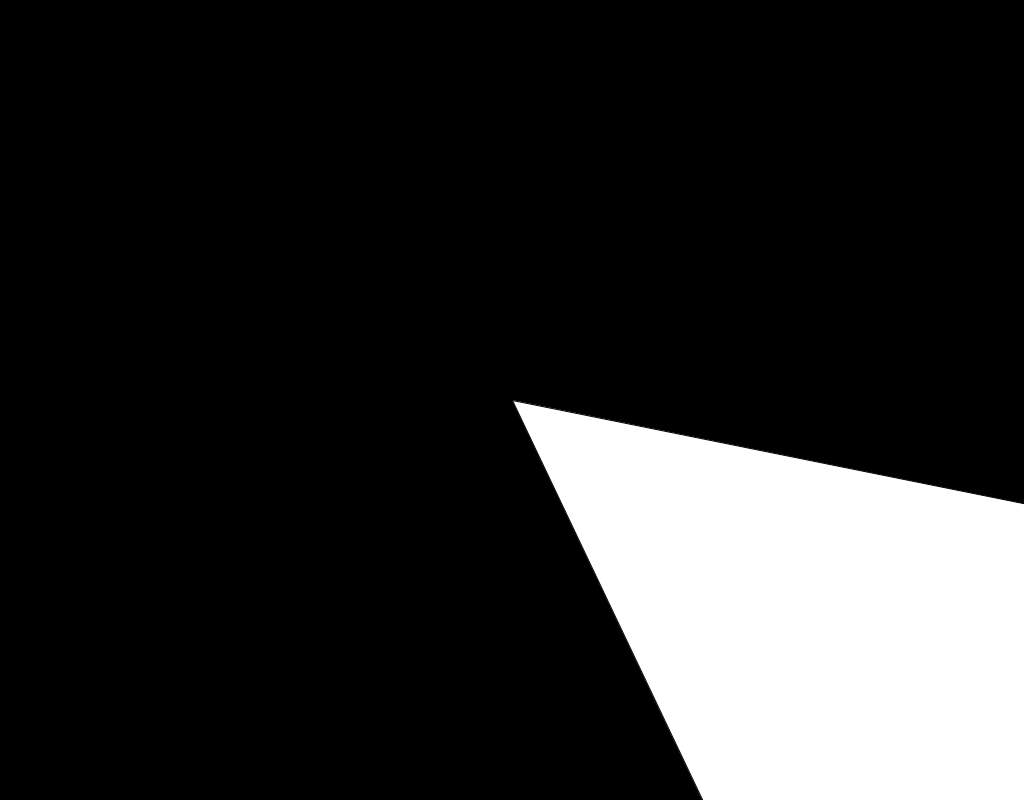
Frame 1 (no input)
Frame 60 (the mouse pressed at the canvas centre just before this capture): identical to frame 1, image omitted
Frame 120 (the mouse held since frame 60 and released just before this capture): blank canvas, image omitted

The Processing sketch that drew this single still picture (run headless with seeded random() and noise(); from frame 60 on, the mouse is pressed at the canvas centre):

// Processing sketch: Vector02
// ── Vector02.pde
Triangle myTriangle;

void setup(){
	size(1024, 800);
	smooth();
	myTriangle = new Triangle(width/2, height/2);
}

void draw(){
	background(0);
	myTriangle.draw();
}
// ── Triangle.pde
class Triangle {

	PVector location;
	PVector velocity;

	float mySize = 10;
	float rot;

	//constructor
	Triangle (int xPos, int yPos) {
		location = new PVector(xPos, yPos);

	}

	//public function
	void draw() {
		update();
		display();
	}



/* private functions
----------------------------------------------------------------------------- */

	void update() {
		PVector mousePos = new PVector(mouseX, mouseY);
		PVector direction = PVector.sub(mousePos, location);
		//calculate angle
		rot = direction.heading();

		//calculate size by distance of mouse and Triangle
		mySize = location.dist(mousePos);
		
	}

	void display() {
		pushMatrix();
		translate(location.x, location.y);
		rotate(rot + PI/2);
		triangle(0, 0, mySize, 2*mySize, -mySize, 2*mySize);
		popMatrix();
	}

}
